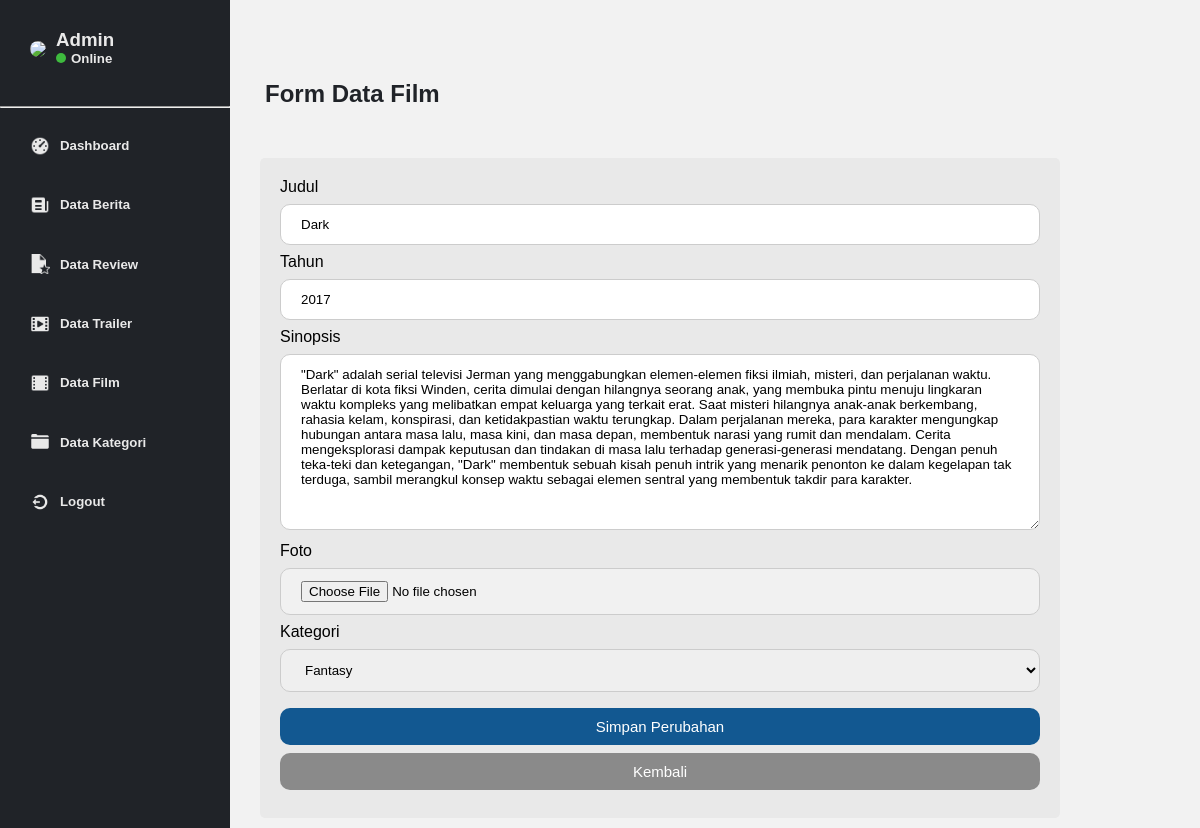
The page /admin/form-data-film.php?edit=34 (signed in) on the database its author committed.
### tables this page shows
CREATE TABLE `film` (
  `id_film` int(10) NOT NULL,
  `judul_film` varchar(100) NOT NULL,
  `tahun` int(10) NOT NULL,
  `sinopsis` text NOT NULL,
  `foto_film` varchar(100) NOT NULL,
  `id_kategori` int(10) NOT NULL
);

### admin/form-data-film.php (the view, shortened to what this page needs)
<?php
  require_once '../config/koneksi.php';
  $judul_film = '';
  $tahun = '';
  $sinopsis = '';
  $foto_film = '';
  $id_kategori = '';
  if(isset($_GET['edit'])){
      $id_film = $_GET['edit'];
      $query = "SELECT film.*, kategori.id_kategori, kategori.nama_kategori FROM film INNER JOIN kategori ON film.id_kategori = kategori.id_kategori WHERE film.id_film = $id_film;";
      $sql = mysqli_query($conn, $query);
      $result = mysqli_fetch_assoc($sql);
      $id_kategori = $result['id_kategori'];
      $judul_film = $result['judul_film'];
      $tahun = $result['tahun'];
      $sinopsis = $result['sinopsis'];
      $foto_film = $result['foto_film'];
  }
?>
<!DOCTYPE html>
<html>
  <head>
    <link rel="stylesheet" href="../css/admin.css">
  </head>
  <body>
  <?php include 'sidebar.php'; ?>
    <section class="container">
      <h1>Form Data Film</h1>
      <div class="film">
        <div class="base-form">
            <form action="proses.php" method="post" enctype="multipart/form-data">
                <label for="judul_film">Judul</label>
                <input type="text" id="judul_film" name="judul_film" placeholder="Judul Film" value="<?php echo $judul_film; ?>">
                <label for="tahun">Tahun</label>
                <input type="number" id="tahun" name="tahun" placeholder="Tahun Rilis Film" value="<?php echo $tahun; ?>">
                <label for="sinopsis">Sinopsis</label>
                <textarea name="sinopsis" id="sinopsis" cols="30" rows="10"><?php echo $sinopsis;?></textarea>
                <label for="foto_film">Foto</label><br>
                <input type="file" id="foto_film" name="foto_film" placeholder="Foto Film" value="<?php echo $foto_film; ?>" accept="image/*">
                <label for="kategori">Kategori</label>
                <select name="id_kategori" id="id_kategori">
                    <?php
                        $query = mysqli_query($conn, "SELECT * FROM `kategori` ORDER BY nama_kategori");
                        while($fetch = mysqli_fetch_array($query)){
                    ?>
                        <option value="<?php echo $fetch['id_kategori']; ?>" <?php if($fetch['id_kategori'] == $id_kategori) echo "selected"; ?> ><?php echo $fetch['nama_kategori']; ?></option>
                    <?php
                        }
                    ?>
               </select>
                <?php
                    if(isset($_GET['edit'])){
                ?>
                    <button type="submit" class="btn btn-submit" name="aksi" value="editFilm">Simpan Perubahan</button>
                <?php
                    }else{
                ?>
                    <button type="submit" class="btn btn-submit" name="aksi" value="tambahFilm">Simpan</button>
                <?php
                    }
                ?>
                <a href="data-film.php" class="btn btn-back">Kembali</a>
            </form>
        </div>
      </div>
    </section>
  </body>
</html>

### css/admin.css (style rules this page uses)
* { font-family: "NunitoSans", sans-serif; box-sizing: border-box; }
:root { --body: #202328; --grey: #b3b3b3; --bold-white:#8a8a8a; --base: #125891; --white:#e9e9e9; --light-white:#f1f1f1; --green:#3eba3e; --yellow:#e1ca48; --red:#d24343 ; }
body { display: flex; min-height: 100vh; padding: 0; margin: 0; }
.container { flex-grow: 1; padding-top: 60px; background: #f2f2f2; }
.container h1,p { color: var(--body); padding-left: 35px; }
.film { padding: 10px 30px; margin-top: 40px; }
.btn { color: var(--light-white); font-size: 15px; padding: 10px 20px; border: none; cursor: pointer; width: 100%; border-radius: 5px; text-decoration: none; }
input[type=text], input[type=number], input[type=file], textarea, select { width: 100%; padding: 12px 20px; margin: 8px 0; display: inline-block; border: 1px solid #ccc; border-radius: 10px; box-sizing: border-box; }
input[type=file] { background-color: var(--light-white); }
textarea { overflow-y: scroll; }
.btn-back, .btn-submit { width: 100%; font-size: 15px; color: white; padding: 10px 20px; margin: 8px 0; border: none; border-radius: 10px; cursor: pointer; width: 100%; display: block; text-align: center; }
.base-form { display: flex; flex-direction: column; max-width: 800px; border-radius: 5px; background-color: var(--white); padding: 20px; }
.btn-submit { background: var(--base); }
.btn-back { background: var(--bold-white); cursor: pointer; text-decoration: none; }

### rows shown on the page
film: judul_film "Dark", tahun "2017", sinopsis "\"Dark\" adalah serial televisi Jerman yang menggabungkan elemen-elemen fiksi ilmiah, misteri, dan perjalanan waktu. Berlatar di kota fiksi Winden, cerita dimulai dengan hilangnya seorang anak, yang membuka pintu menuju lingkaran waktu kompleks yang melibatkan empat keluarga yang terkait erat. Saat misteri hilangnya anak-anak berkembang, rahasia kelam, konspirasi, dan ketidakpastian waktu terungkap. Dalam perjalanan mereka, para karakter mengungkap hubungan antara masa lalu, masa kini, dan masa depan, membentuk narasi yang rumit dan mendalam. Cerita mengeksplorasi dampak keputusan dan tindakan di masa lalu terhadap generasi-generasi mendatang. Dengan penuh teka-teki dan ketegangan, \"Dark\"…"

### other values the page prints
form field id_kategori "Fantasy"
